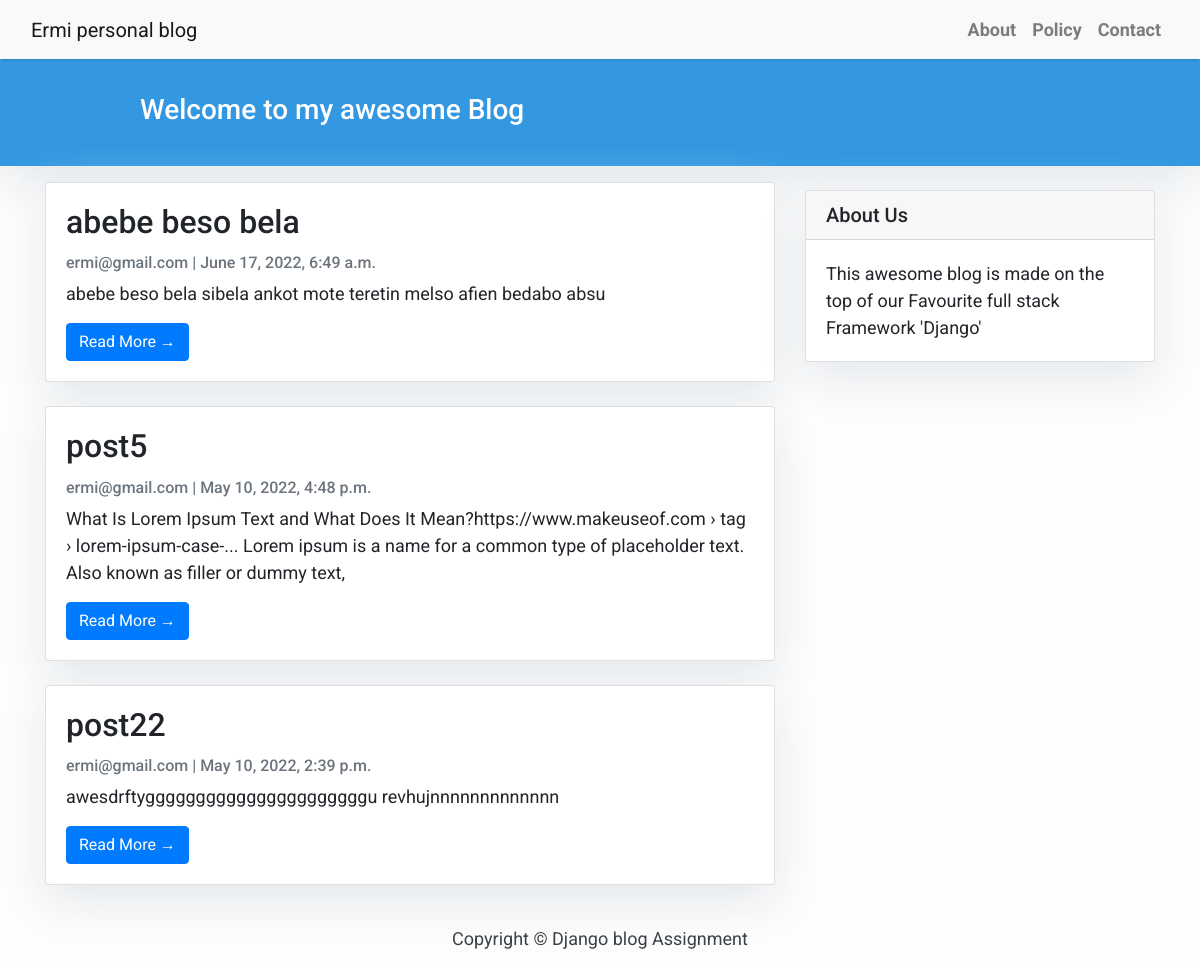
The page / on the database its author committed.
### blog/models.py (models this page shows, shortened)
class Post(models.Model):
    title = models.CharField(max_length=200, unique=True)
    slug = models.SlugField(max_length=200, unique=True)
    author = models.ForeignKey(User, on_delete= models.CASCADE,related_name='blog_posts')
    updated_on = models.DateTimeField(auto_now= True)
    content = models.TextField()
    created_on = models.DateTimeField(auto_now_add=True)
    status = models.IntegerField(choices=STATUS, default=0)
    class Meta:
        ordering = ['-created_on']

### blog/views.py (the view)
# urls.py: path('', views.PostList.as_view(), name='home'),
class PostList(generic.ListView):
    queryset = Post.objects.filter(status=1).order_by('-created_on')
    template_name = 'index.html'

### templates/index.html (shortened to what this page needs)
{% extends "base.html" %}
 {% block content %}
    <header class="masthead" >
            <div class="container">
              <div class="row">
                <div class=" col-md-8 col-md-10 mx-auto">
                  <div class="site-heading">
                    <h3 class=" site-heading my-4 mt-3 text-white"> Welcome to my awesome Blog </h3>
                </div>
                    </div>
                  </div>
                </div>
              </header>
            <div class="container">
                <div class="row">
              <div class="col-md-8 mt-3 left">
                    {% for post in post_list %}
                <div class="card mb-4" >
                  <div class="card-body">
                    <h2 class="card-title">{{ post.title }}</h2>
                    <p class="card-text text-muted h6">{{ post.author }} | {{ post.created_on}} </p>
                    <p class="card-text">{{post.content|slice:":200" }}</p>
                    <a href="{% url 'post_detail' post.slug  %}" class="btn btn-primary">Read More &rarr;</a>
                  </div>
                </div>
                {% endfor %}
            </div>
                {% block sidebar %}
                {% include 'sidebar.html' %}
                {% endblock sidebar %}
            </div>
        </div>
{%endblock%}

### templates/base.html (shortened to what this page needs)
<!DOCTYPE html>
<html>
  <head>
    <link
      rel="stylesheet"
      href="https://maxcdn.bootstrapcdn.com/bootstrap/4.0.0/css/bootstrap.min.css"
    />
  </head>
  <body>
    <nav class="navbar navbar-expand-lg navbar-light bg-light shadow" id="mainNav">
      <div class="container-fluid">
        <a class="navbar-brand" href="{% url 'home' %}" >Ermi personal blog</a>
        <div class="collapse navbar-collapse" id="navbarResponsive">
          <ul class="navbar-nav ml-auto">
            <li class="nav-item text-black">
              <a
                class="nav-link text-black font-weight-bold"
                href="#"
                >About</a
              >
            </li>
            <li class="nav-item text-black">
              <a
                class="nav-link text-black font-weight-bold"
                href="#"
                >Policy</a
              >
            </li>
            <li class="nav-item text-black">
              <a
                class="nav-link text-black font-weight-bold"
                href="#"
                >Contact</a
              >
            </li>
          </ul>
        </div>
      </div>
    </nav>
            {% block content %}{% endblock content %}
    <footer class="py-3 bg-grey">
              <p class="m-0 text-dark text-center ">Copyright &copy; Django blog Assignment</p>
    </footer>
  </body>
</html>

### templates/sidebar.html (shortened to what this page needs)
{% block sidebar %}
<div class="col-md-4 float-right ">
<div class="card my-4">
        <h5 class="card-header">About Us</h5>
    <div class="card-body">
        <p class="card-text"> This awesome blog is made on the top of our Favourite full stack Framework 'Django'</p>
    </div>
</div>
</div>
{% endblock sidebar %}

### templates/base.html (style rules this page uses)
body { font-family: "Roboto", sans-serif; font-size: 17px; background-color: #fdfdfd; }
.shadow { box-shadow: 0 4px 2px -2px rgba(0,0,0,0.1); }
.masthead { background:#3398E1; height: auto; padding-bottom: 15px; box-shadow: 0 16px 48px #E3E7EB; padding-top: 10px; }

### templates/index.html (style rules this page uses)
body { font-family: "Roboto", sans-serif; font-size: 18px; background-color: #fdfdfd; }
.card { box-shadow: 0 16px 48px #E3E7EB; }

### templates/sidebar.html (style rules this page uses)
.card { box-shadow: 0 16px 48px #E3E7EB; }

### rows shown on the page
Post: title "abebe beso bela", author "ermi@gmail.com", created_on "June 17, 2022, 6:49 a.m.", content "abebe beso bela sibela ankot mote teretin melso afien bedabo absu"
Post: title "post5", author "ermi@gmail.com", created_on "May 10, 2022, 4:48 p.m.", content "What Is Lorem Ipsum Text and What Does It Mean?https://www.makeuseof.com › tag › lorem-ipsum-case-... Lorem ipsum is a name for a common type of placeholder text. Also known as filler or dummy text,"
Post: title "post22", author "ermi@gmail.com", created_on "May 10, 2022, 2:39 p.m.", content "awesdrftyggggggggggggggggggggggu revhujnnnnnnnnnnnnn"
